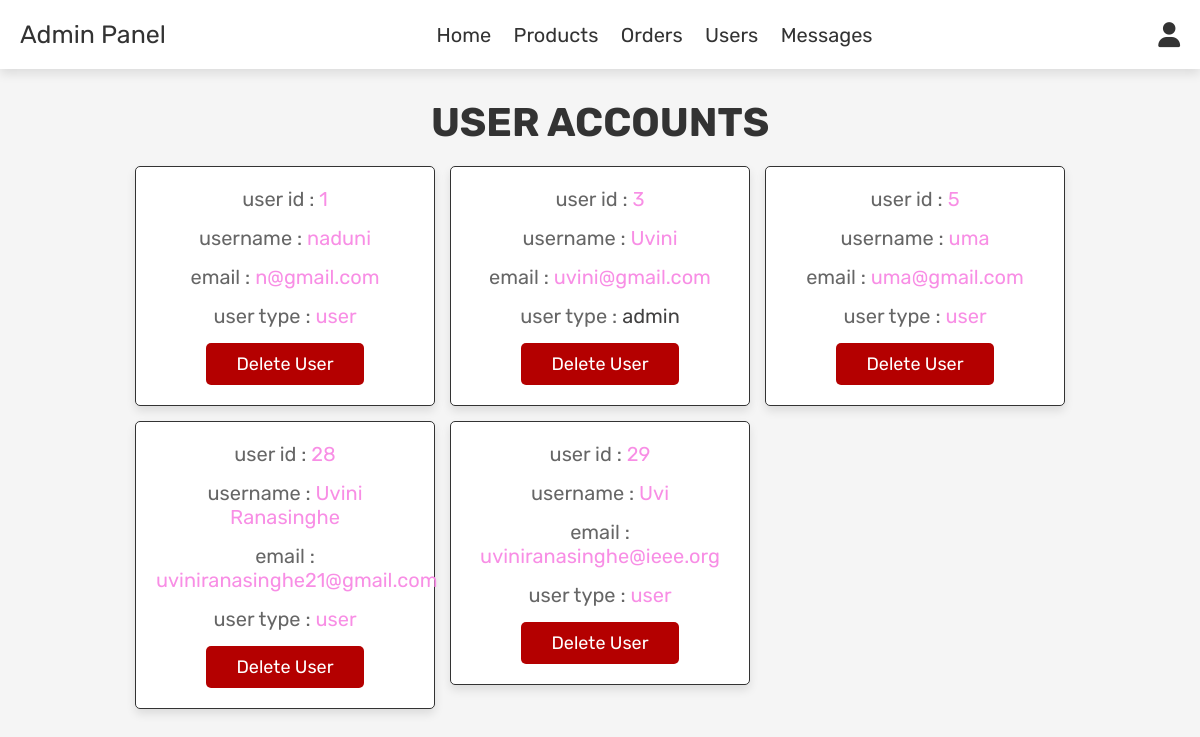
The page /admin_users.php (signed in) on the database its author committed.
### tables this page shows
CREATE TABLE `users` (
  `id` int(100) NOT NULL,
  `name` varchar(100) NOT NULL,
  `email` varchar(100) NOT NULL,
  `password` varchar(100) NOT NULL,
  `user_type` varchar(20) NOT NULL DEFAULT 'user',
  `verification_code` varchar(255) NOT NULL,
  `is_verified` int(10) NOT NULL DEFAULT 0
);

### admin_users.php (the view, shortened to what this page needs)
<?php
include 'config.php';
?>
<!DOCTYPE html>
<html lang="en">
<head>
   <link rel="stylesheet" href="https://cdnjs.cloudflare.com/ajax/libs/font-awesome/6.0.0/css/all.min.css">
   <link rel="stylesheet" href="css/admin_style.css">
</head>
<body>
<?php include 'admin_header.php'; ?>
<section class="users">
   <h1 class="title"> user accounts </h1>
   <div class="box-container">
      <?php
         $select_users = mysqli_query($conn, "SELECT * FROM `users`") or die('query failed');
         while($fetch_users = mysqli_fetch_assoc($select_users)){
      ?>
      <div class="box">
         <p> user id : <span><?php echo $fetch_users['id']; ?></span> </p>
         <p> username : <span><?php echo $fetch_users['name']; ?></span> </p>
         <p> email : <span><?php echo $fetch_users['email']; ?></span> </p>
         <p> user type : <span style="color:<?php if($fetch_users['user_type'] == 'admin'){ echo 'var(--orange)'; } ?>"><?php echo $fetch_users['user_type']; ?></span> </p>
         <a href="admin_users.php?delete=<?php echo $fetch_users['id']; ?>" onclick="return confirm('delete this user?');" class="delete-btn">delete user</a>
      </div>
      <?php
         };
      ?>
   </div>
</section>
</body>
</html>

### css/admin_style.css (style rules this page uses)
:root { --purple: #f88ee5; --red:#b40000; --orange:#424141; --black:#333; --white:#fff; --light-color:#666; --light-white:#ccc; --light-bg:#f5f5f5; --border:.1rem solid var(--black); --box-shadow:0 .5rem 1rem rgba(0,0,0,.1); }
* { font-family: 'Rubik', sans-serif; margin:0; padding:0; box-sizing: border-box; outline: none; border:none; text-decoration: none; transition:all .2s linear; }
html { font-size: 62.5%; overflow-x: hidden; }
body { background-color: var(--light-bg); }
section { padding:3rem 2rem; }
.title { text-align: center; margin-bottom: 2rem; text-transform: uppercase; color:var(--black); font-size: 4rem; }
.btn, .option-btn, .delete-btn, .white-btn { display: inline-block; margin-top: 1rem; padding:1rem 3rem; cursor: pointer; color:var(--white); font-size: 1.8rem; border-radius: .5rem; text-transform: capitalize; }
.delete-btn { background-color: var(--red); }
.users .box-container { display: grid; grid-template-columns: repeat(auto-fit, 30rem); justify-content: center; gap:1.5rem; max-width: 1200px; margin:0 auto; align-items: flex-start; }
.users .box-container .box { background-color: var(--white); padding:2rem; border:var(--border); box-shadow: var(--box-shadow); border-radius: .5rem; text-align: center; }
.users .box-container .box p { padding-bottom: 1.5rem; font-size: 2rem; color:var(--light-color); }
.users .box-container .box p span { color:var(--purple); }
.users .box-container .box .delete-btn { margin-top: 0; }

### rows shown on the page
users: id "1", name "naduni", email "n@gmail.com", user_type "user"
users: id "3", name "Uvini", email "uvini@gmail.com", user_type "admin"
users: id "5", name "uma", email "uma@gmail.com", user_type "user"
users: id "28", name "Uvini Ranasinghe", email "uviniranasinghe21@gmail.com", user_type "user"
users: id "29", name "Uvi", email "uviniranasinghe@ieee.org", user_type "user"
